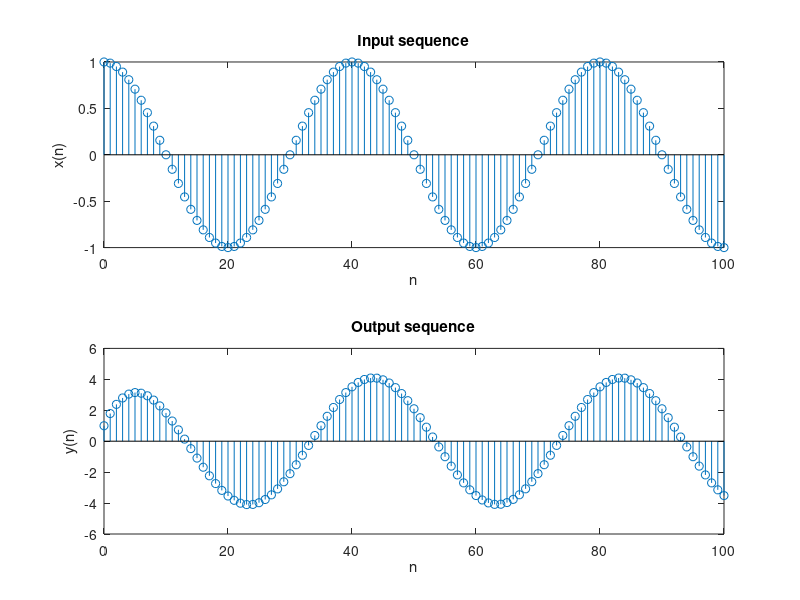

MATLAB code for this plot:
subplot(1,1,1)
b = 1; a = [1,-0.8];
n=[0:100];x = cos(0.05*pi*n);
y = filter(b,a,x);
subplot(2,1,1); stem(n,x);
xlabel('n'); ylabel('x(n)'); title('Input sequence')
subplot(2,1,2); stem(n,y);
xlabel('n'); ylabel('y(n)'); title('Output sequence')